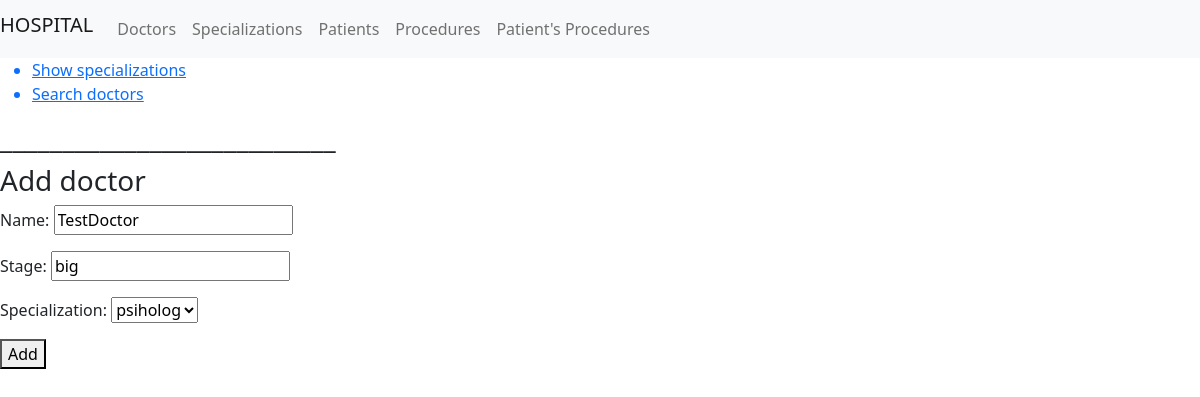
The app's page /9/doctor_update with its own data.
### main/models.py (models this page shows, shortened)
class Doctors(models.Model):
    name = models.CharField('Name', max_length=100)
    stage = models.CharField('Stage', max_length=100)
    specialization = models.ForeignKey('Specializations', on_delete = models.PROTECT,null = True)
    hours_worked = models.IntegerField()
    month = models.CharField('Month', max_length=10, default=datetime.datetime.now().strftime("%B"))
    hours_worked_month = models.IntegerField('Hours Worked in Month', default=0)
    class Meta:
        verbose_name = 'Doctor'
        verbose_name_plural = 'Doctors'

class Specializations(models.Model):
    name = models.CharField(("Specialization"), max_length=100)
    class Meta:
        verbose_name = 'Specialization'
        verbose_name_plural = 'Specializations'
    def __str__(self):
        return self.name

### main/views.py (the view)
# urls.py: path('<int:pk>/doctor_update',views.DoctorUpdate.as_view(), name = 'doctor_update'),
class DoctorUpdate(UpdateView):
    model = Doctors
    template_name = 'main/create_doctor.html'
    fields = ['name', 'stage', 'specialization']

### main/templates/main/create_doctor.html (shortened to what this page needs)
{% extends "main/index.html" %}
{% block content%}
<h3>Add doctor</h3>
<form method="post" >
    {{ form.as_p }}
    <button type="submit"> Add </button>
</form>
{% endblock%}

### records on screen
Doctors: name "TestDoctor", stage "big", specialization "psiholog"
